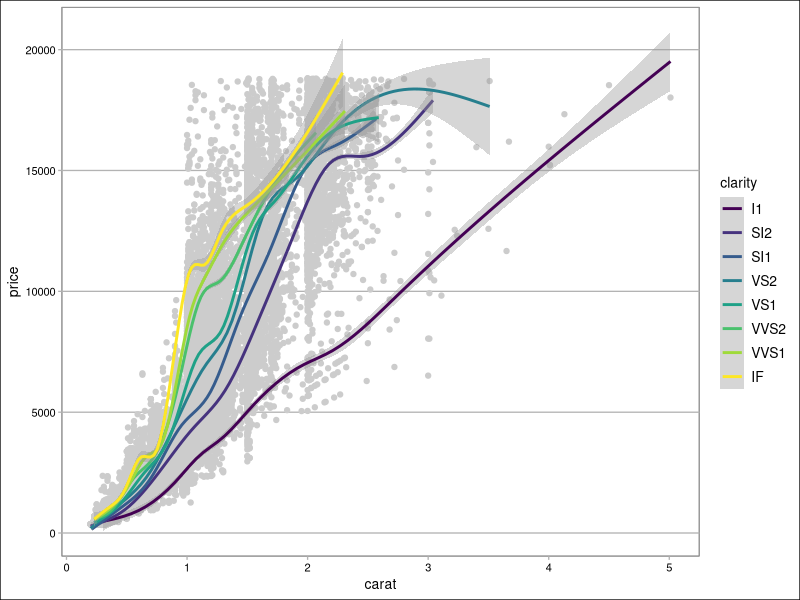

This figure's R source:
## ---- chunk 1
library(ggplot2)
ggplot(diamonds, aes(carat, price)) +
  geom_point(color = "gray80") +
  geom_smooth(aes(color = clarity)) +
  ggthemes::theme_calc()
## ---- chunk 2
head(diamonds)
